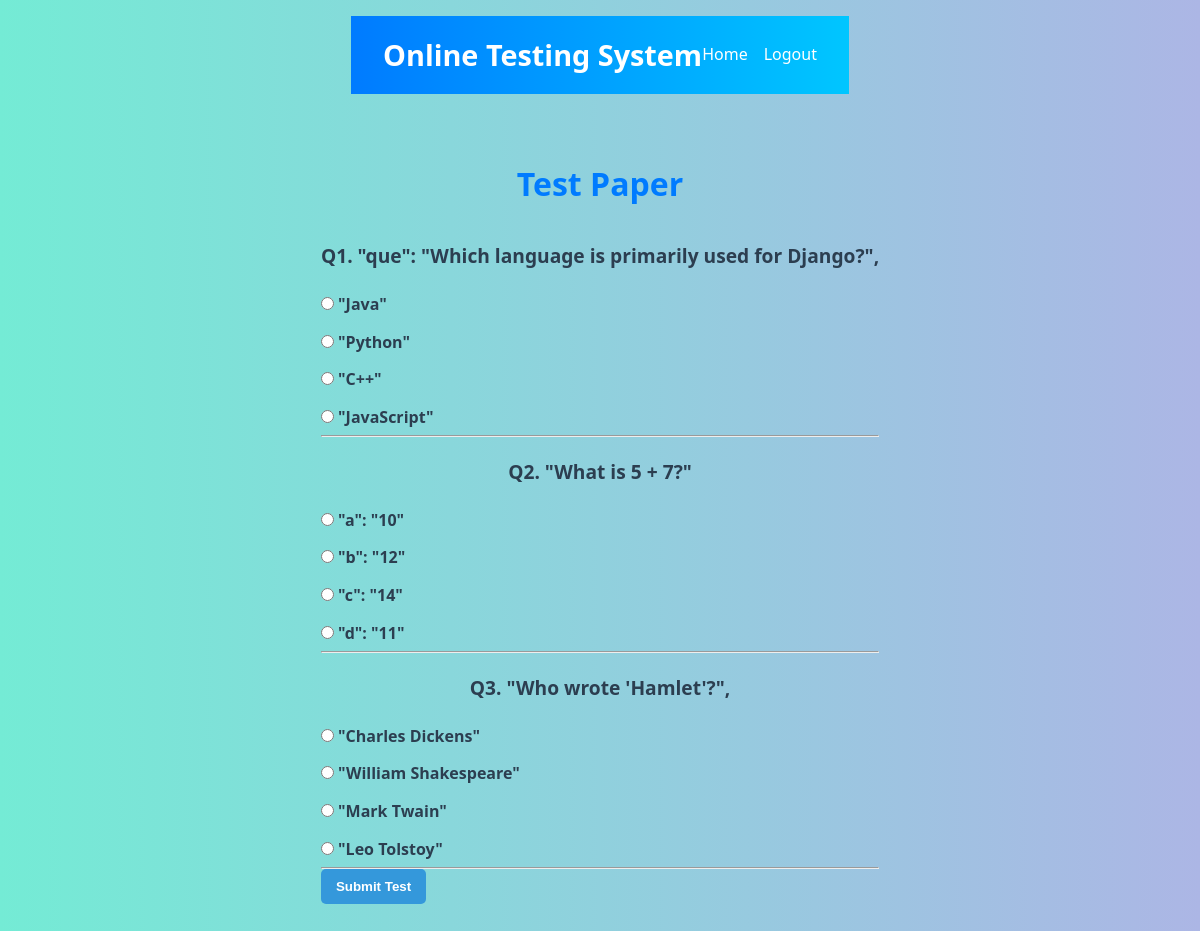
Page /test-paper/ (signed in) on the committed database.
### OTS/models.py (models this page shows, shortened)
class Question(models.Model):
    qid = models.BigAutoField(primary_key=True)
    que = models.TextField()
    a = models.CharField(max_length=255)
    b = models.CharField(max_length=255)
    c = models.CharField(max_length=255)
    d = models.CharField(max_length=255)
    ans = models.CharField(max_length=1, choices=[('a', 'A'), ('b', 'B'), ('c', 'C'), ('d', 'D')])

### OTS/views.py (the view)
# urls.py: path('test-paper/', views.testPaper, name='testpaper'),
def testPaper(request):
    if 'username' not in request.session:
        return redirect('OTS:login')
    n = int(request.GET.get('n', 5))
    questions = list(Question.objects.all())
    random.shuffle(questions)
    return render(request, 'test_paper.html', {
        'questions': questions[:n]
    })

### templates/test_paper.html (shortened to what this page needs)
{% extends 'main.html' %}
{% block top %}
<a href="{% url 'OTS:home' %}">Home</a>
<a href="{% url 'OTS:logout' %}">Logout</a>
{% endblock %}
{% block content %}
<h2>Test Paper</h2>
<form action="{% url 'OTS:calculateResult' %}" method="post">
  {% for question in questions %}
    <div class="question-block">
      <p>
        <strong>
          Q{{ forloop.counter }}. {{ question.que }}
        </strong>
      </p>
      <div class="options">
        <label>
          <input type="radio" name="q_{{ question.qid }}" value="a" required>
          {{ question.a }}
        </label>
      </div>
      <div class="options">
        <label>
          <input type="radio" name="q_{{ question.qid }}" value="b">
          {{ question.b }}
        </label>
      </div>
      <div class="options">
        <label>
          <input type="radio" name="q_{{ question.qid }}" value="c">
          {{ question.c }}
        </label>
      </div>
      <div class="options">
        <label>
          <input type="radio" name="q_{{ question.qid }}" value="d">
          {{ question.d }}
        </label>
      </div>
    </div>
    <hr>
  {% endfor %}
  <div class="form-actions">
    <input type="submit" value="Submit Test">
  </div>
</form>
{% endblock %}

### static/css/base.css (style rules this page uses)
body { font-family: 'Segoe UI', Tahoma, Geneva, Verdana, sans-serif; background-color: #f4f6f8; margin: 0; padding: 0; }
h2 { text-align: center; margin-top: 20px; color: #2c3e50; animation: fadeIn 1s ease-in-out; }
p { text-align: center; font-size: 1.1em; margin-bottom: 20px; color: #34495e; animation: fadeIn 1.2s ease-in-out; }
* { margin: 0; padding: 0; box-sizing: border-box; }
body { font-family: 'Segoe UI', Tahoma, Geneva, Verdana, sans-serif; background-color: #f0f2f5; color: #333; padding: 1rem; }
h2 { text-align: center; font-size: 2rem; color: #007bff; margin: 2rem 0 1.5rem; animation: slideDown 0.8s ease; }
p { text-align: center; font-size: 1.1rem; color: #555; animation: fadeIn 1s ease; }

### static/css/welcome.css (style rules this page uses)
body { font-family: 'Segoe UI', Tahoma, Geneva, Verdana, sans-serif; margin: 0; padding: 0; background: linear-gradient(to right, #83a4d4, #b6fbff); display: flex; justify-content: center; align-items: center; min-height: 100vh; }

### static/css/home.css (style rules this page uses)
* { margin: 0; padding: 0; box-sizing: border-box; }
body { font-family: 'Segoe UI', Tahoma, Geneva, Verdana, sans-serif; background-color: #f0f4f8; color: #333; line-height: 1.6; padding: 1rem; }

### static/css/show_result.css (style rules this page uses)
* { margin: 0; padding: 0; box-sizing: border-box; }
body { font-family: 'Segoe UI', Tahoma, Geneva, Verdana, sans-serif; background-color: #f8fafc; color: #333; padding: 1rem; }
h2 { text-align: center; font-size: 2rem; color: #007bff; margin: 2rem 0; animation: fadeInDown 1s ease; }
p { text-align: center; font-size: 1.2rem; color: #666; margin-top: 2rem; animation: fadeIn 1.2s ease; }

### static/css/login.css (style rules this page uses)
body { font-family: 'Segoe UI', Tahoma, Geneva, Verdana, sans-serif; background: linear-gradient(to right, #74ebd5, #ACB6E5); margin: 0; padding: 0; display: flex; flex-direction: column; align-items: center; }
label { margin-bottom: 8px; font-weight: bold; color: #2c3e50; }
input[type="submit"], input[type="reset"] { padding: 10px 15px; border: none; border-radius: 5px; margin-right: 10px; font-weight: bold; cursor: pointer; transition: background-color 0.3s, transform 0.2s; }
input[type="submit"] { background-color: #3498db; color: white; }
p { text-align: center; margin-top: 20px; color: #2c3e50; }

### static/css/register.css (style rules this page uses)
* { margin: 0; padding: 0; box-sizing: border-box; }
body { font-family: 'Segoe UI', Tahoma, Geneva, Verdana, sans-serif; background-color: #eef3f8; color: #333; padding: 1rem; }
form label { display: block; margin: 0.75rem 0 0.3rem; font-weight: bold; }
body { font-family: 'Segoe UI', Tahoma, Geneva, Verdana, sans-serif; background-color: #f4f7fa; color: #333; padding: 1rem; }

### static/css/main.css (style rules this page uses)
* { margin: 0; padding: 0; box-sizing: border-box; }
body { font-family: 'Segoe UI', Tahoma, Geneva, Verdana, sans-serif; line-height: 1.6; background-color: #f4f4f4; color: #333; }
.menu a { color: white; text-decoration: none; transition: color 0.3s ease; }

### rows in the picture
Question: que "\"que\": \"Which language is primarily used for Django?\",", a "\"Java\"", b "\"Python\"", c "\"C++\"", d "\"JavaScript\""
Question: que "\"What is 5 + 7?\"", a "\"a\": \"10\"", b "\"b\": \"12\"", c "\"c\": \"14\"", d "\"d\": \"11\""
Question: que "\"Who wrote 'Hamlet'?\",", a "\"Charles Dickens\"", b "\"William Shakespeare\"", c "\"Mark Twain\"", d "\"Leo Tolstoy\""
